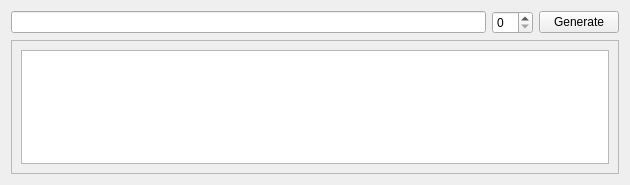
<?xml version="1.0" encoding="UTF-8"?>
<ui version="4.0">
 <class>Widget</class>
 <widget class="QWidget" name="Widget">
  <property name="geometry">
   <rect>
    <x>0</x>
    <y>0</y>
    <width>630</width>
    <height>185</height>
   </rect>
  </property>
  <property name="windowTitle">
   <string>Widget</string>
  </property>
  <layout class="QVBoxLayout" name="verticalLayout">
   <item>
    <layout class="QHBoxLayout" name="horizontalLayout">
     <item>
      <widget class="QLineEdit" name="lineEdit"/>
     </item>
     <item>
      <widget class="QSpinBox" name="spinBox"/>
     </item>
     <item>
      <widget class="QPushButton" name="pushButton">
       <property name="text">
        <string>Generate</string>
       </property>
      </widget>
     </item>
    </layout>
   </item>
   <item>
    <widget class="QScrollArea" name="scrollArea">
     <property name="widgetResizable">
      <bool>true</bool>
     </property>
     <widget class="QWidget" name="scrollAreaWidgetContents_2">
      <property name="geometry">
       <rect>
        <x>0</x>
        <y>0</y>
        <width>610</width>
        <height>133</height>
       </rect>
      </property>
      <layout class="QVBoxLayout" name="verticalLayout_3">
       <item>
        <layout class="QVBoxLayout" name="verticalLayout_2">
         <item>
          <widget class="QPlainTextEdit" name="plainTextEdit"/>
         </item>
        </layout>
       </item>
      </layout>
     </widget>
    </widget>
   </item>
  </layout>
 </widget>
 <resources/>
 <connections/>
</ui>
